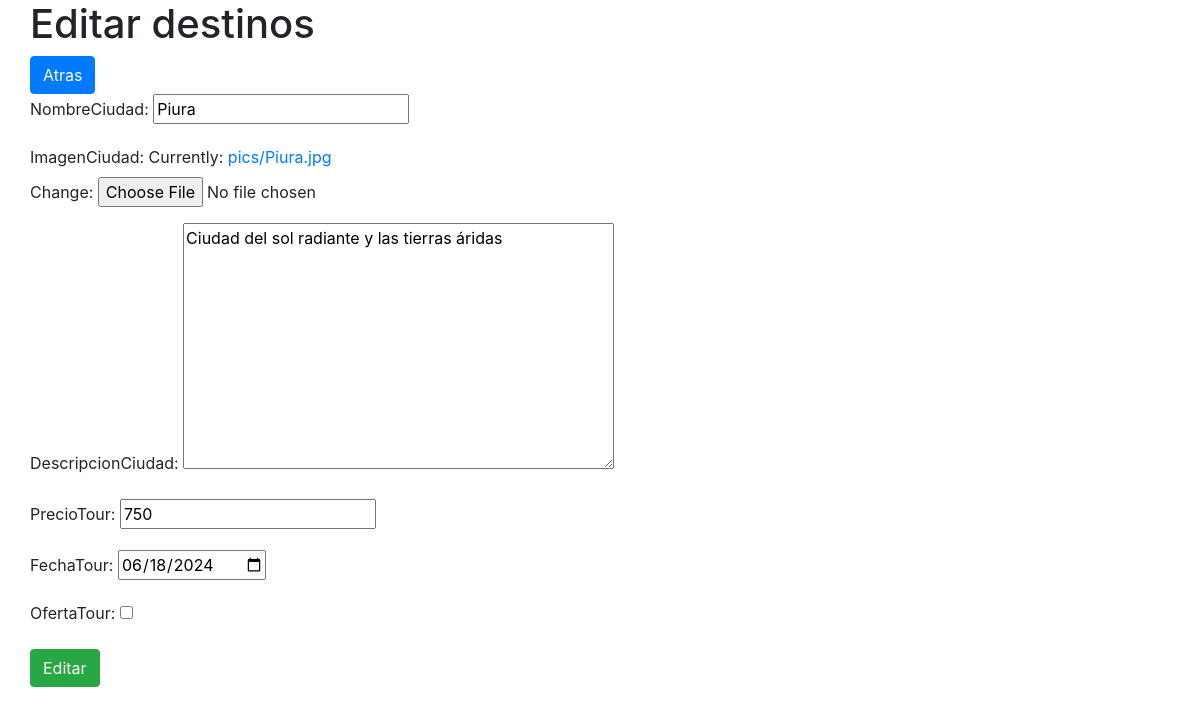
The page /travello/editar_destinos/4 (signed in) on the database its author committed.
### travello/models.py (models this page shows, shortened)
class DestinosTuristicos(models.Model):
    nombreCiudad = models.CharField(max_length=100)
    imagenCiudad = models.ImageField(upload_to='pics')
    descripcionCiudad = models.TextField()
    precioTour = models.IntegerField()
    ofertaTour = models.BooleanField(default=False)
    fechaTour = models.DateField(null=True, blank=True)

### travello/views.py (the view)
# urls.py: path('editar_destinos/<int:id_destino>', views.editar_destinos, name='editar_destinos'),
def editar_destinos(request, id_destino):
    if not request.user.is_authenticated or not request.user.is_superuser:
        return redirect('index')
    destino = DestinosTuristicos.objects.get(id=id_destino)
    if request.method == 'POST':
        form = DestinosTuristicosForm(request.POST, request.FILES, instance=destino)
        if form.is_valid():
            form.save()
            return redirect('lista_destinos')
    form = DestinosTuristicosForm(instance=destino)
    return render(request, 'editar_destinos.html', {'form':form})

### travello/forms.py
class DestinosTuristicosForm(forms.ModelForm):
    class Meta:
        model = DestinosTuristicos
        fields = ['nombreCiudad', 'imagenCiudad', 'descripcionCiudad', 'precioTour', 'fechaTour', 'ofertaTour']
        widgets = {
            'fechaTour': forms.DateInput(attrs={'type': 'date'}),
        }

### templates/editar_destinos.html (shortened to what this page needs)
{% extends 'base.html' %}
{% block content %}
    <h1>Editar destinos</h1>
    <a href="/travello/lista_destinos" class="btn btn-primary">Atras</a>
    <form action="" method="post" enctype="multipart/form-data">
        {{ form.as_p }}
        <input type="submit" value="Editar" class="btn btn-success">
    </form>
{% endblock %}

### rows shown on the page
DestinosTuristicos: nombreCiudad "Piura", descripcionCiudad "Ciudad del sol radiante y las tierras áridas", precioTour "750", fechaTour "06/18/2024"
